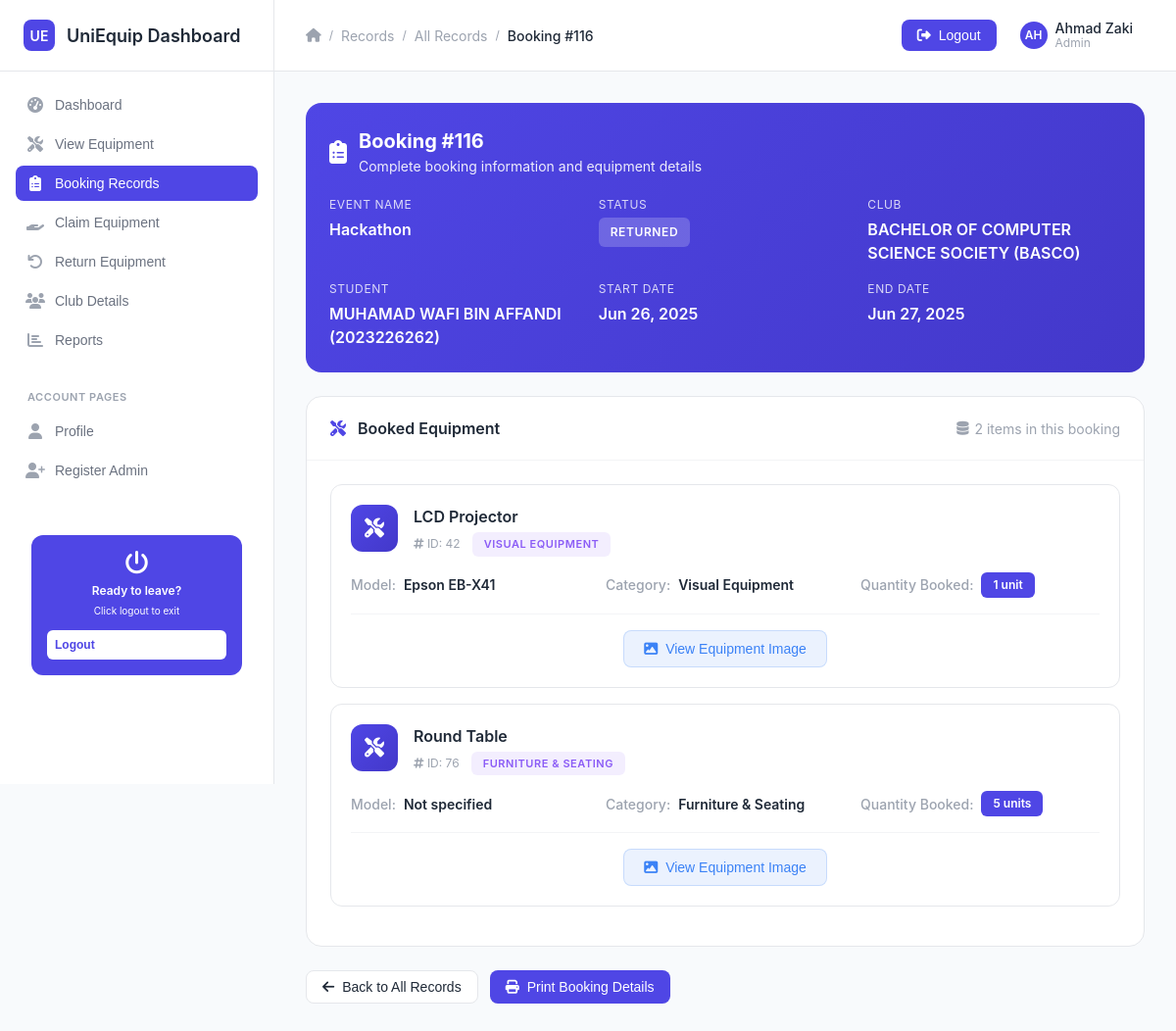
Screenshot of /booking_detail_all_record.php?id=116 (signed in) with the database file from the repository.
### tables this page shows
CREATE TABLE `booking` (
  `id_booking` int(10) NOT NULL,
  `stud_num` int(10) NOT NULL,
  `staff_num` int(10) DEFAULT NULL,
  `event_name` varchar(50) NOT NULL,
  `status` varchar(50) NOT NULL,
  `start_date` date NOT NULL,
  `end_date` date NOT NULL,
  `club_name` varchar(50) NOT NULL,
  `return_date` date DEFAULT NULL
);

CREATE TABLE `user` (
  `stud_num` int(10) NOT NULL,
  `stud_name` varchar(100) NOT NULL,
  `stud_pass` varchar(50) NOT NULL,
  `stud_tel` varchar(50) NOT NULL,
  `stud_email` varchar(50) NOT NULL,
  `course_code` varchar(50) NOT NULL,
  `faculty` varchar(50) NOT NULL
);

CREATE TABLE `booking_equipment` (
  `id_equipment` int(11) NOT NULL,
  `id_booking` int(11) NOT NULL,
  `qty` int(11) NOT NULL
);

CREATE TABLE `equipment` (
  `id_equipment` int(11) NOT NULL,
  `name` varchar(50) NOT NULL,
  `category` varchar(50) NOT NULL,
  `status` varchar(50) NOT NULL,
  `qty` int(11) NOT NULL,
  `model` varchar(50) DEFAULT NULL,
  `picture` varchar(255) DEFAULT NULL
);

### booking_detail_all_record.php (the view, shortened to what this page needs)
<?php
include("db.php");
$staff_name = $_SESSION['staff_name'] ?? "Admin User";
$id_booking = $_GET['id'];
$stmt = $connect->prepare("
    SELECT
        b.id_booking, b.event_name, b.status, b.start_date, b.end_date, b.club_name, b.stud_num,
        u.stud_name
    FROM booking b
    JOIN user u ON b.stud_num = u.stud_num
    WHERE b.id_booking = ?
");
$stmt->bind_param("i", $id_booking);
$stmt->execute();
$result = $stmt->get_result();
$booking = $result->fetch_assoc();
$stmt_eq = $connect->prepare("
    SELECT
        e.id_equipment, e.name AS equipment_name, e.category, e.model, e.picture,
        be.qty AS booked_qty
    FROM booking_equipment be
    JOIN equipment e ON be.id_equipment = e.id_equipment
    WHERE be.id_booking = ?
");
$stmt_eq->bind_param("i", $id_booking);
$stmt_eq->execute();
$equipment_result = $stmt_eq->get_result();
?>
<!DOCTYPE html>
<html lang="en">
<head>
    <link href="https://cdnjs.cloudflare.com/ajax/libs/font-awesome/6.4.0/css/all.min.css" rel="stylesheet">
    <link href="style.css" rel="stylesheet">
</head>
<body>
    <div class="dashboard-container">
        <div class="sidebar">
            <div class="sidebar-header">
                <div class="sidebar-logo">UE</div>
                <div class="sidebar-title">UniEquip Dashboard</div>
            </div>
            <div class="sidebar-nav">
                <div class="nav-section">
                    <div class="nav-item">
                        <form action="admin_dashboard.php" method="post" style="margin: 0;">
                            <button type="submit" class="nav-link">
                                <div class="nav-icon"><i class="fas fa-tachometer-alt"></i></div>
                                Dashboard
                            </button>
                        </form>
                    </div>
                    <div class="nav-item">
                        <form action="admin_view_equipment.php" method="post" style="margin: 0;">
                            <button type="submit" class="nav-link">
                                <div class="nav-icon"><i class="fas fa-tools"></i></div>
                                View Equipment
                            </button>
                        </form>
                    </div>
                    <div class="nav-item">
                        <form action="admin_view_all_record.php" method="post" style="margin: 0;">
                            <button type="submit" class="nav-link active">
                                <div class="nav-icon"><i class="fas fa-clipboard-list"></i></div>
                                Booking Records
                            </button>
                        </form>
                    </div>
                    <div class="nav-item">
                        <form action="claim_equipment.php" method="post" style="margin: 0;">
                            <button type="submit" class="nav-link">
                                <div class="nav-icon"><i class="fas fa-hand-holding"></i></div>
                                Claim Equipment
                            </button>
                        </form>
                    </div>
                    <div class="nav-item">
                        <form action="return_equipment.php" method="post" style="margin: 0;">
                            <button type="submit" class="nav-link">
                                <div class="nav-icon"><i class="fas fa-undo"></i></div>
                                Return Equipment
                            </button>
                        </form>
                    </div>
                    <div class="nav-item">
                        <form action="view_club.php" method="post" style="margin: 0;">
                            <button type="submit" class="nav-link">
                                <div class="nav-icon"><i class="fas fa-users"></i></div>
                                Club Details
                            </button>
                        </form>
                    </div>
                    <div class="nav-item">
                        <form action="report.php" method="post" style="margin: 0;">
                            <button type="submit" class="nav-link">
                                <div class="nav-icon"><i class="fas fa-chart-bar"></i></div>
                                Reports
                            </button>
                        </form>
                    </div>
                </div>
                <div class="nav-section">
                    <div class="nav-section-title">ACCOUNT PAGES</div>
                    <div class="nav-item">
                        <form action="admin_profile.php" method="post" style="margin: 0;">
                            <button type="submit" class="nav-link">
                                <div class="nav-icon"><i class="fas fa-user"></i></div>
                                Profile
                            </button>
                        </form>
                    </div>
                    <div class="nav-item">
                        <form action="rgstaff.php" method="post" style="margin: 0;">
                            <button type="submit" class="nav-link">
                                <div class="nav-icon"><i class="fas fa-user-plus"></i></div>
                                Register Admin
                            </button>
                        </form>
                    </div>
                </div>
                <div style="margin-top: auto; padding: 16px;">
                    <div style="background: #4f46e5; border-radius: 12px; padding: 16px; text-align: center; color: white;">
                        <i class="fas fa-power-off" style="font-size: 24px; margin-bottom: 8px;"></i>
                        <div style="font-size: 12px; font-weight: 600; margin-bottom: 4px;">Ready to leave?</div>
                        <div style="font-size: 10px; margin-bottom: 12px;">Click logout to exit</div>
                        <button onclick="showLogoutConfirm()" class="btn btn-primary btn-sm" style="background: white; color: #4f46e5; width: 100%; border: none; padding: 8px; border-radius: 6px; font-weight: 600; cursor: pointer;">
                            Logout
                        </button>
                    </div>
                </div>
            </div>
        </div>
        <div class="main-content">
            <div class="top-header">
                <div class="header-left">
                    <div class="breadcrumb">
                        <i class="fas fa-home"></i>
                        <span class="breadcrumb-separator">/</span>
                        <span class="breadcrumb-item">Records</span>
                        <span class="breadcrumb-separator">/</span>
                        <a href="admin_view_all_record.php" class="breadcrumb-item">All Records</a>
                        <span class="breadcrumb-separator">/</span>
                        <span class="breadcrumb-item active">Booking #<?php echo htmlspecialchars($id_booking); ?></span>
                    </div>
                </div>
                <div class="header-right">
                    <div class="header-actions">
                        <button onclick="showLogoutConfirm()" class="btn btn-primary" style="display: flex; align-items: center; gap: 8px;">
                            <i class="fas fa-sign-out-alt"></i>
                            Logout
                        </button>
                        <div class="user-menu">
                            <div class="user-avatar"><?php echo strtoupper(substr($staff_name, 0, 2)); ?></div>
                            <div class="user-info">
                                <div class="user-name"><?php echo $staff_name; ?></div>
                                <div class="user-role"><?php echo ucfirst($_SESSION['role'] ?? 'admin'); ?></div>
                            </div>
                        </div>
                    </div>
                </div>
            </div>
            <div class="content-area">
                <div class="booking-info-card">
                    <div class="booking-info-header">
                        <i class="fas fa-clipboard-list" style="font-size: 24px;"></i>
                        <div>
                            <h2 style="margin: 0; font-size: 20px;">Booking #<?php echo htmlspecialchars($booking['id_booking']); ?></h2>
                            <p style="margin: 0; opacity: 0.9; font-size: 14px;">Complete booking information and equipment details</p>
                        </div>
                    </div>
                    <div class="booking-info-grid">
                        <div class="booking-info-item">
                            <div class="booking-info-label">Event Name</div>
                            <div class="booking-info-value"><?php echo htmlspecialchars($booking['event_name']); ?></div>
                        </div>
                        <div class="booking-info-item">
                            <div class="booking-info-label">Status</div>
                            <div class="booking-info-value">
                                <span class="status-badge-card"><?php echo htmlspecialchars($booking['status']); ?></span>
                            </div>
                        </div>
                        <div class="booking-info-item">
                            <div class="booking-info-label">Club</div>
                            <div class="booking-info-value"><?php echo htmlspecialchars($booking['club_name']); ?></div>
                        </div>
                        <div class="booking-info-item">
                            <div class="booking-info-label">Student</div>
                            <div class="booking-info-value"><?php echo htmlspecialchars($booking['stud_name']) . " (" . htmlspecialchars($booking['stud_num']) . ")"; ?></div>
                        </div>
                        <div class="booking-info-item">
                            <div class="booking-info-label">Start Date</div>
                            <div class="booking-info-value"><?php echo date('M d, Y', strtotime($booking['start_date'])); ?></div>
                        </div>
                        <div class="booking-info-item">
                            <div class="booking-info-label">End Date</div>
                            <div class="booking-info-value"><?php echo date('M d, Y', strtotime($booking['end_date'])); ?></div>
                        </div>
                    </div>
                </div>
                <div class="table-container">
                    <div class="table-header">
                        <h2 class="table-title">
                            <i class="fas fa-tools" style="margin-right: 8px; color: var(--primary-color);"></i>
                            Booked Equipment
                        </h2>
                        <div class="table-meta">
                            <i class="fas fa-database"></i>
                            <?php echo $equipment_result->num_rows; ?> item<?php echo $equipment_result->num_rows !== 1 ? 's' : ''; ?> in this booking
                        </div>
                    </div>
                    <?php if ($equipment_result->num_rows === 0): ?>
                        <div class="empty-state">
                            <i class="fas fa-tools"></i>
                            <h3>No Equipment Found</h3>
                            <p>No equipment items were found for this booking.</p>
                        </div>
                    <?php else: ?>
                        <div style="padding: 24px;">
                            <?php while ($eq = $equipment_result->fetch_assoc()): ?>
                                <div class="equipment-card">
                                    <div class="equipment-header">
                                        <div class="equipment-icon">
                                            <i class="fas fa-tools"></i>
                                        </div>
                                        <div class="equipment-details">
                                            <h3><?php echo htmlspecialchars($eq['equipment_name']); ?></h3>
                                            <div class="equipment-meta">
                                                <span><i class="fas fa-hashtag"></i> ID: <?php echo htmlspecialchars($eq['id_equipment']); ?></span>
                                                <span class="category-badge"><?php echo htmlspecialchars($eq['category']); ?></span>
                                            </div>
                                        </div>
                                    </div>
                                    <div class="equipment-info">
                                        <div class="info-item">
                                            <span class="info-label">Model:</span>
                                            <span class="info-value"><?php echo htmlspecialchars($eq['model'] ?? 'Not specified'); ?></span>
                                        </div>
                                        <div class="info-item">
                                            <span class="info-label">Category:</span>
                                            <span class="info-value"><?php echo htmlspecialchars($eq['category']); ?></span>
                                        </div>
                                        <div class="info-item">
                                            <span class="info-label">Quantity Booked:</span>
                                            <span class="quantity-badge"><?php echo $eq['booked_qty']; ?> unit<?php echo $eq['booked_qty'] !== 1 ? 's' : ''; ?></span>
                                        </div>
                                    </div>
                                    <div class="image-section">
                                        <?php if (!empty($eq['picture']) && file_exists($eq['picture'])): ?>
                                            <button onclick="openImageWindow('<?php echo $eq['picture']; ?>')" class="btn-view-image">
                                                <i class="fas fa-image"></i>
                                                View Equipment Image
                                            </button>
                                        <?php endif; ?>
                                    </div>
                                </div>
                            <?php endwhile; ?>
                        </div>
                    <?php endif; ?>
                </div>
                <div style="display: flex; gap: 12px; margin-top: 24px;">
                    <button onclick="window.location.href='admin_view_all_record.php'" class="btn btn-secondary">
                        <i class="fas fa-arrow-left"></i>
                        Back to All Records
                    </button>
                    <button onclick="window.print()" class="btn btn-primary">
                        <i class="fas fa-print"></i>
                        Print Booking Details
                    </button>
                </div>
            </div>
        </div>
    </div>
</body>
</html>

### rows the page displays
booking: id_booking "116", event_name "Hackathon", status "RETURNED", club_name "BACHELOR OF COMPUTER SCIENCE SOCIETY (BASCO)", stud_num.stud_name "MUHAMAD WAFI BIN AFFANDI", stud_num "2023226262", start_date "Jun 26, 2025", end_date "Jun 27, 2025"
booking_equipment: id_equipment.name "LCD Projector", id_equipment.id_equipment "42", id_equipment.category "VISUAL EQUIPMENT", id_equipment.model "Epson EB-X41", id_equipment.category "Visual Equipment", qty "1"
booking_equipment: id_equipment.name "Round Table", id_equipment.id_equipment "76", id_equipment.category "FURNITURE & SEATING", id_equipment.model "Not specified", id_equipment.category "Furniture & Seating", qty "5"

### other values shown
$id_booking "116"
substr($staff_name, 0, 2) "AH"
$staff_name "Ahmad Zaki"
$_SESSION['role'] "Admin"
$equipment_result->num_rows "2"
